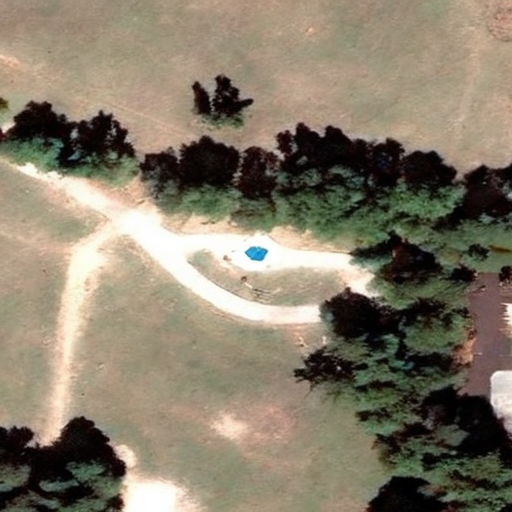
#> input picture support_set/Hi-UCD/water/11_3.png, 512 x 512 px, given as the content of the folder output/SECOND/infer_playground, which was not available
$ python evaluate_SECOND.py
#> lines starting #> are read from the running program, lines starting #| are printed output that depends on the picture
"""
Change Detection (SECOND dataset) Evaluation Metric Calculation

This script implements a standardized evaluation pipeline for change detection tasks,
calculating common metrics including mIoU, OA, F1-score, etc.

python eval/evaluate_second.py --pred [PREDICTION_DIR] --gt1 [GROUND_TRUTH_DIR1] --gt2 [GROUND_TRUTH_DIR2] --class-name [CLASS_NAME] --threshold [0.5]

"""

import os
from typing import Dict, Optional
import argparse

import cv2
import numpy as np
from tqdm import tqdm


def main():
    """Main execution flow"""
    # Configuration settings
    CLASS_MAPPING = {
        'background': 0,
        'water': 1,  # class_0
        'ground': 2,  # class_1
        'low vegetation': 3,  # class_2
        'tree': 4,  # class_3
        'building': 5,  # class_4
        'playground': 6,  # class_5
    }

    # Parse command-line arguments
    parser = argparse.ArgumentParser(description='Semantic Change Detection Evaluation')
    parser.add_argument('--pred', type=str, default="output/SECOND/infer_playground", help='Prediction directory path')
    parser.add_argument('--gt1', type=str, default="<SECOND_ROOT>/val/label1", help='First time point labels directory')
    parser.add_argument('--gt2', type=str, default="<SECOND_ROOT>/val/label2", help='Second time point labels directory')
    parser.add_argument('--class-name', type=str, default='playground',
                       choices=list(CLASS_MAPPING.keys()), help='Target class for change detection')
    parser.add_argument('--threshold', type=float, default=0.5,
                       help='Binarization threshold (0-1 scale)')
    args = parser.parse_args()

    # Initialize metric calculator
    metric = ChangeDetectionMetrics(threshold=args.threshold)
    class_id = CLASS_MAPPING[args.class_name]

    # Process all images
    # with open(args.txt, 'r') as f:
    #     image_list = [line.strip() for line in f if line.strip()]
    image_list = sorted(os.listdir(args.pred))
    for filename in tqdm(image_list, desc='Evaluating Predictions'):
        try:
            # Load data
            pred_path = os.path.join(args.pred, filename)
            label1_path = os.path.join(args.gt1, filename)
            label2_path = os.path.join(args.gt2, filename)

            pred = cv2.imread(pred_path, cv2.IMREAD_GRAYSCALE)
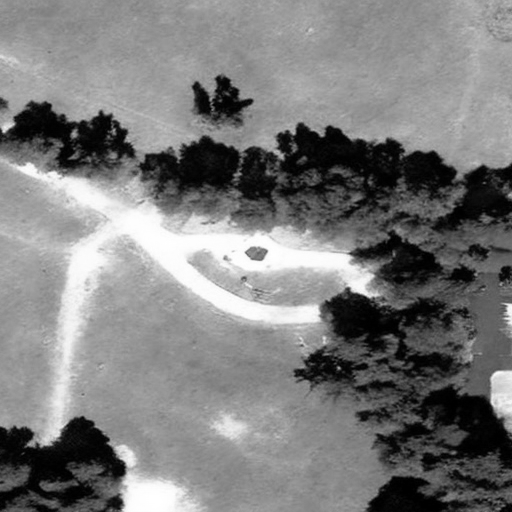
#> pred: shape (512, 512); min 0, max 255, mean 123.9
            label1 = cv2.imread(label1_path, cv2.IMREAD_ANYCOLOR)
#> label1 is the input picture: shape (512, 512, 3); mean B, G, R 105.4, 123.5, 133.4
            label2 = cv2.imread(label2_path, cv2.IMREAD_ANYCOLOR)

            # Validate inputs
            if pred.shape != label1.shape or pred.shape != label2.shape:
                raise ValueError(f"Size mismatch in file: {filename}")

            # Generate change label
            change_label = ((label1 == class_id) | (label2 == class_id)).astype(np.uint8) * 255

            # Update metrics
            metric.update(pred, change_label)

        except Exception as e:
            print(f"Skipped {filename}: {str(e)}")
            continue

    # Output results
    results = metric.compute()
    print("\nEvaluation Results:")
    for metric_name, value in results.items():
        print(f"{metric_name:15}: {value:.4f}")

class ChangeDetectionMetrics:
    """
    Change Detection Evaluation Metric Calculator

    Attributes:
        threshold (float): Binarization threshold (0-1 scale)
        eps (float): Numerical stability constant
        tp (float): Accumulated true positives
        tn (float): Accumulated true negatives
        fp (float): Accumulated false positives
        fn (float): Accumulated false negatives
        results (dict): Dictionary storing final evaluation metrics

    Methods:
        reset(): Resets all accumulators
        update(): Updates metric calculations with new batch
        compute(): Computes and returns all metrics
    """

    def __init__(self, threshold: float = 0.5) -> None:
        """
        Initialize metric calculator

        Args:
            threshold: Binarization threshold (0-1 scale), default 0.5
        """
        self.threshold = threshold * 255.0  # Convert to pixel value
        self.eps = 1e-7  # Numerical stability constant

        # Initialize accumulators
        self.tp = 0.0
        self.tn = 0.0
        self.fp = 0.0
        self.fn = 0.0

        # Store final results
        self.results: Optional[Dict[str, float]] = None

    def reset(self) -> None:
        """Resets all accumulators to zero"""
        self.tp = 0.0
        self.tn = 0.0
        self.fp = 0.0
        self.fn = 0.0

    def update(self, prediction: np.ndarray, target: np.ndarray) -> None:
        """
        Update metrics with new data pair

        Args:
            prediction: Model prediction (grayscale image, 0-255)
            target: Ground truth (grayscale image, 0-255)
        """
        # Convert to binary masks
        pred_binary = (prediction > self.threshold)
        target_binary = (target > self.threshold)

        # Update confusion matrix elements
        self.tp += np.sum(pred_binary & target_binary)
        self.tn += np.sum(~pred_binary & ~target_binary)
        self.fp += np.sum(pred_binary & ~target_binary)
        self.fn += np.sum(~pred_binary & target_binary)

    def compute(self) -> Dict[str, float]:
        """Compute and return all evaluation metrics"""
        # Calculate IoU for both classes
        iou_change = self.tp / (self.tp + self.fp + self.fn + self.eps)
        iou_nochange = self.tn / (self.tn + self.fp + self.fn + self.eps)

        # Calculate mean IoU
        miou = 0.5 * (iou_change + iou_nochange)

        # Calculate overall accuracy
        oa = (self.tp + self.tn) / (self.tp + self.tn + self.fp + self.fn + self.eps)

        # Calculate precision/recall/F1-score
        precision = self.tp / (self.tp + self.fp + self.eps)
        recall = self.tp / (self.tp + self.fn + self.eps)
        f1_score = (2 * precision * recall) / (precision + recall + self.eps)

        # Organize results
        self.results = {
            'miou': miou,
            'oa': oa,
            'iou_change': iou_change,
            'iou_nochange': iou_nochange,
            'f1_score_change': f1_score,
            'precision_change': precision,
            'recall_change': recall
        }
        return self.results

if __name__ == "__main__":
    main()

$ run again, on support_set/Hi-UCD/water/1_4.png
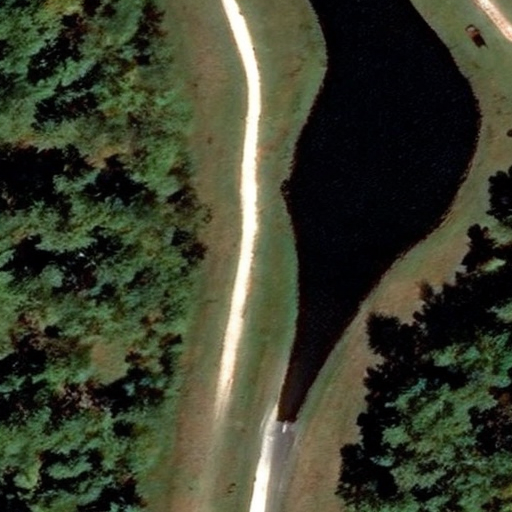
#> input picture support_set/Hi-UCD/water/1_4.png, 512 x 512 px, given as the content of the folder output/SECOND/infer_playground, which was not available
#> in main, `pred = cv2.imread(pred_path, cv2.IMREAD_GRAYSCALE)`:
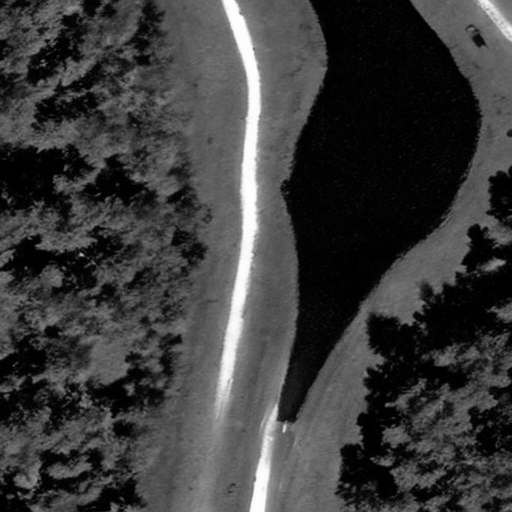
#> pred: shape (512, 512); min 0, max 255, mean 59.3
#> in main, label1 is the input picture: shape (512, 512, 3); mean B, G, R 44.9, 63.1, 59

$ run again, on support_set/Hi-UCD/water/20_3.png
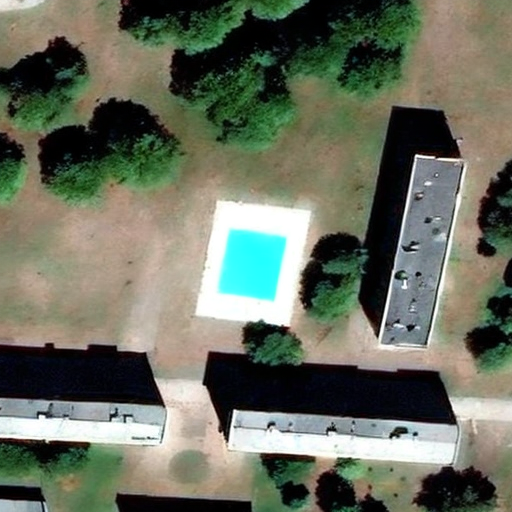
#> input picture support_set/Hi-UCD/water/20_3.png, 512 x 512 px, given as the content of the folder output/SECOND/infer_playground, which was not available
#> in main, `pred = cv2.imread(pred_path, cv2.IMREAD_GRAYSCALE)`:
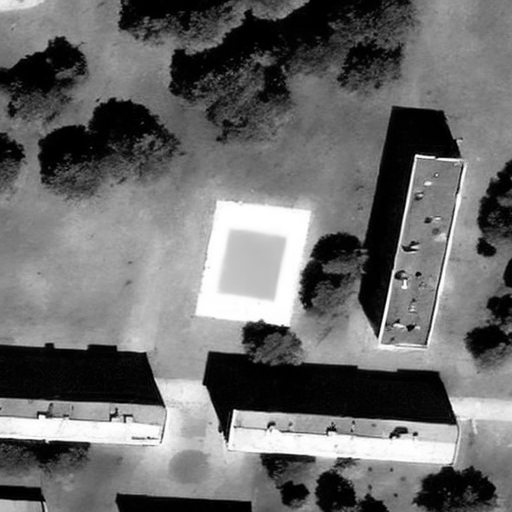
#> pred: shape (512, 512); min 0, max 255, mean 107.2
#> in main, label1 is the input picture: shape (512, 512, 3); mean B, G, R 95.7, 111.1, 105.5

$ run again, on support_set/Hi-UCD/water/2_4.png
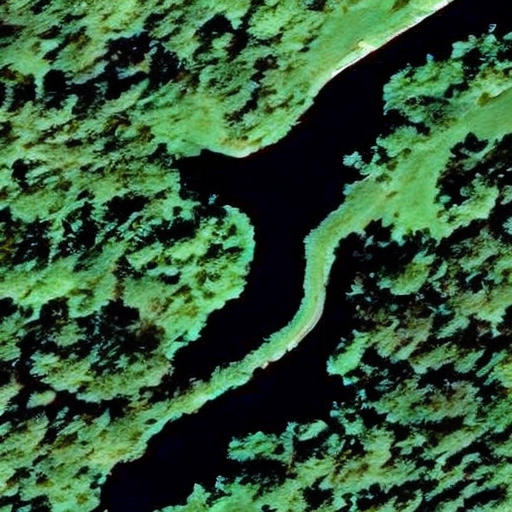
#> input picture support_set/Hi-UCD/water/2_4.png, 512 x 512 px, given as the content of the folder output/SECOND/infer_playground, which was not available
#> in main, `pred = cv2.imread(pred_path, cv2.IMREAD_GRAYSCALE)`:
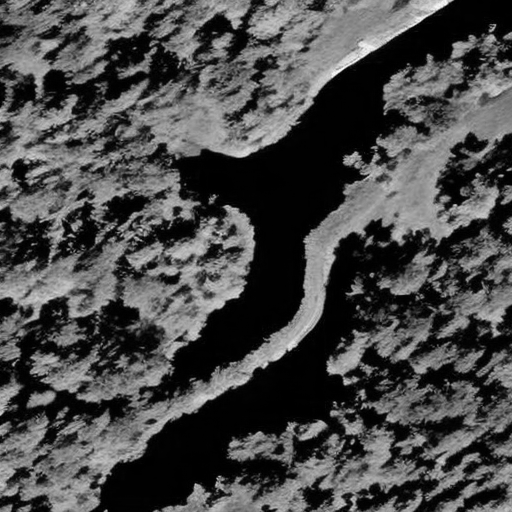
#> pred: shape (512, 512); min 0, max 250, mean 73.9
#> in main, label1 is the input picture: shape (512, 512, 3); mean B, G, R 57.7, 88.9, 52.3
